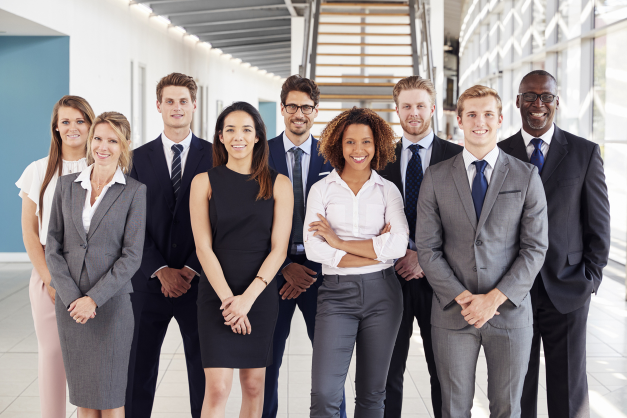
#> input picture Michael/csunDef/assets/faces.jpg, 1254 x 836 px (shown at 1/2 size)
$ python csunDef.py
#> lines starting #> are read from the running program, lines starting #| are printed output that depends on the picture; after the words box and inside, x2 and y2 are one past the last pixel; in counts of white or black regions, pixels touching at a corner belong together
# Company: Northridge Defense
# Engineer: Michael Granberry
# Project: Task One and Task Two
# Date 06/23/2022

import cv2
import numpy as np
import random

### Tast One

# Load an image
img = cv2.imread("assets/faces.jpg", -1)
#> img is the input picture: shape (836, 1254, 3); mean B, G, R 136.7, 135.7, 142.6

# Resize an image
imgResizeByDiamensions = cv2.resize(img, (640, 480))
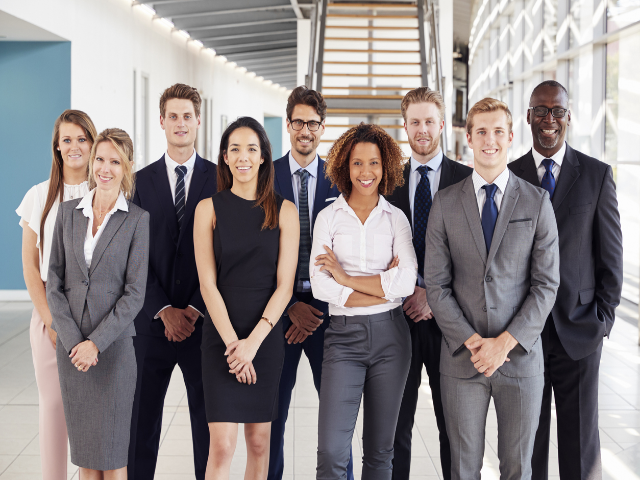
#> imgResizeByDiamensions: shape (480, 640, 3); mean B, G, R 136.6, 135.6, 142.5
imgResizeByScale = cv2.resize(img, (0,0), None, 0.5, 0.5)
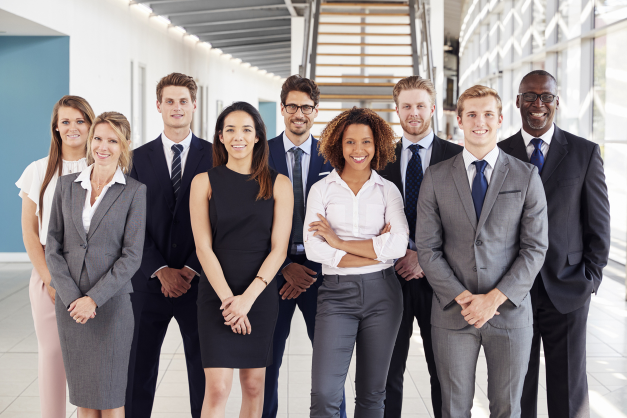
#> imgResizeByScale: shape (418, 627, 3); mean B, G, R 136.9, 135.8, 142.7

# Rotate an image
imageRotate90 = cv2.rotate(img, cv2.ROTATE_90_CLOCKWISE)
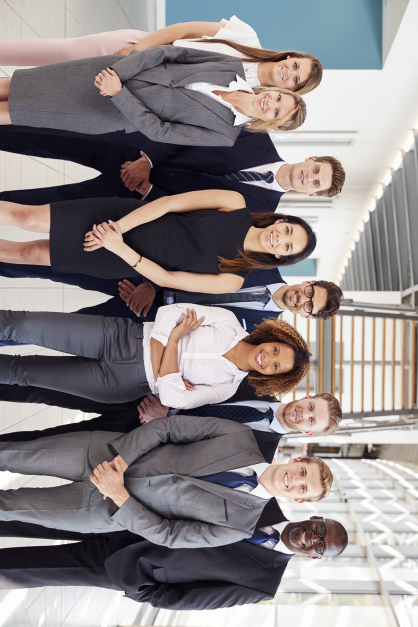
#> imageRotate90: shape (1254, 836, 3) (shown at 1/2 size); mean B, G, R 136.7, 135.7, 142.6
imageRotate180 = cv2.rotate(img, cv2.ROTATE_180)
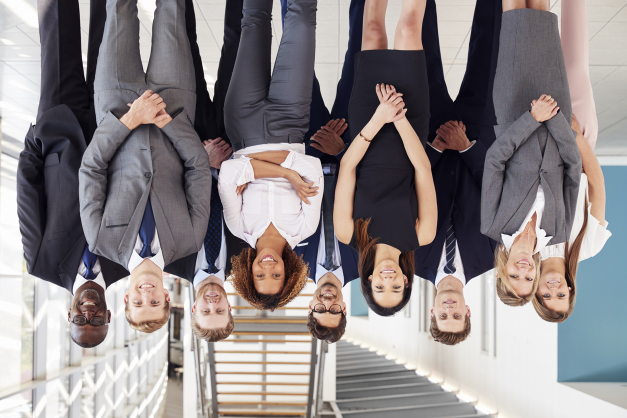
#> imageRotate180: shape (836, 1254, 3) (shown at 1/2 size); mean B, G, R 136.7, 135.7, 142.6

# Display an image
cv2.imshow("Faces Image", img)
cv2.imshow("Resize Image by Diamensions", imgResizeByDiamensions)
cv2.imshow("Resize Image by Scale", imgResizeByScale)
cv2.imshow("Rotate Image by 90 Clockwise", imageRotate90)
cv2.imshow("Rotate Image by 180", imageRotate180)

#cv2.waitKey(0)
#cv2.destroyAllWindows()


### Task Two

# Image Representation
print(img)
#> (printed output is left out)

# Value representing pixels
# [ blue green red]

# Accessing pixel values

    # first row
print(img[0])
#> (printed output is left out)

    # 264th row 60:300
print(img[264][60:300])
#> (printed output is left out)

# Changing pixel colors
for i in range(50):
    for j in range(img.shape[1]):
        img[i][j] = [random.randrange(255), random.randrange(255), random.randrange(255)]
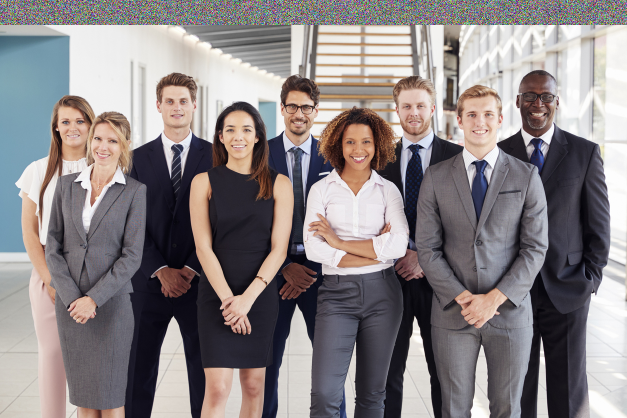
#> img: shape (836, 1254, 3) (shown at 1/2 size); 5.98% of pixels changed, all inside (x1, y1, x2, y2) = (0, 0, 1254, 50)

# Copying and pasting parts of an image
imgMod = cv2.imread("assets/faces.jpg", -1)
tag = imgMod[200:300, 5:45]
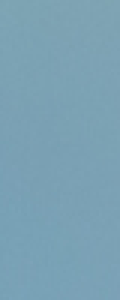
#> tag: shape (100, 40, 3) (shown 3 times larger); mean B, G, R 180, 161.7, 123
imgMod[100:200, 100:140] = tag
#> imgMod: shape (836, 1254, 3); 0.38% of pixels changed, all inside (x1, y1, x2, y2) = (100, 100, 140, 200)

# Display an image
cv2.imshow("Change Image Pixels", img)
cv2.imshow("Copy Part of Image", imgMod)

cv2.waitKey(0)
cv2.destroyAllWindows()
